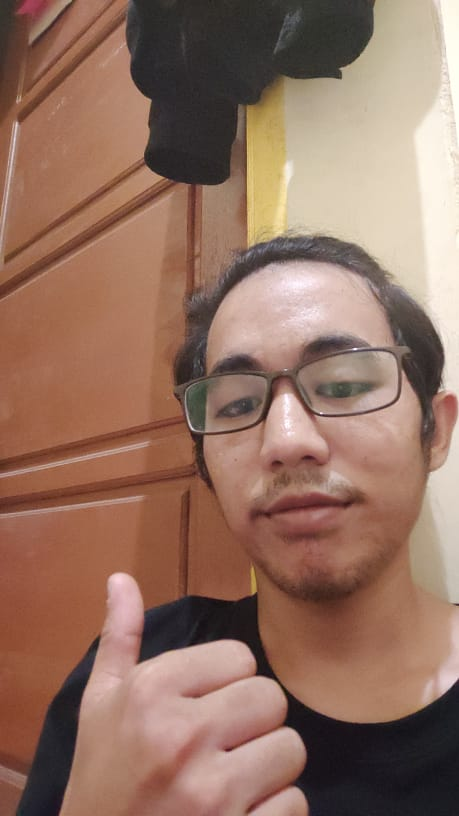
#> input picture usama1.jpeg, 459 x 816 px
$ python Morfologi.py
#> lines starting #> are read from the running program, lines starting #| are printed output that depends on the picture
import cv2 as cv2
import numpy as np
# import matplotlib.pyplot as plt

# Original
img = cv2.imread("usama1.jpeg")
#> img is the input picture: shape (816, 459, 3); mean B, G, R 97.6, 113.6, 147.9
imo = cv2.resize(img, (560, 340))
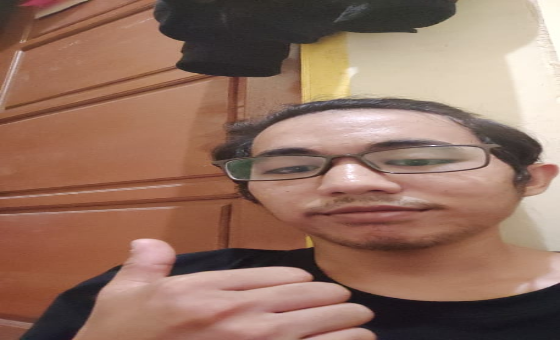
#> imo: shape (340, 560, 3); mean B, G, R 97.5, 113.5, 147.9
cv2.imshow("Original", imo)
cv2.waitKey(0)
kernel= np.ones((5,5),np.uint8)

# Erosion
erosion = cv2.erode(imo,kernel,iterations = 1)
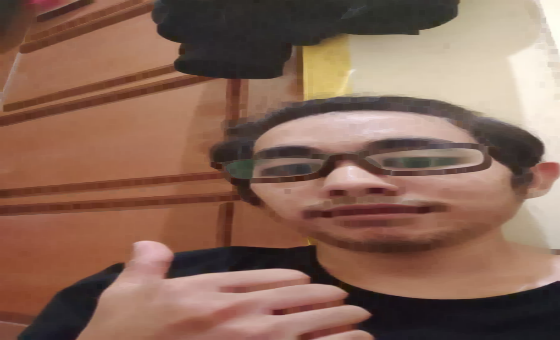
#> erosion: shape (340, 560, 3); mean B, G, R 86.9, 102.5, 136.4
# ime = cv2.resize(img, (560, 340))
cv2.imshow("Erosion", erosion)
cv2.waitKey(0)

# Dilation
dilation = cv2.dilate(imo,kernel,iterations = 1)
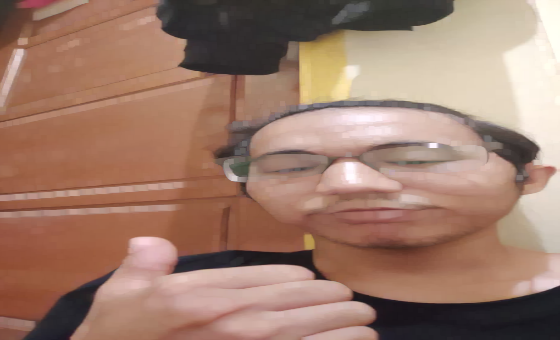
#> dilation: shape (340, 560, 3); mean B, G, R 108, 124.2, 158.6
cv2.imshow("Dilasi", dilation)
cv2.waitKey(0)

# Opening
kernel1 = np.ones((3,3),np.uint8)
opening = cv2.morphologyEx(imo, cv2.MORPH_OPEN, kernel1)
cv2.imshow('opening', opening)
cv2.waitKey(0)

# Closing
closing = cv2.morphologyEx(imo, cv2.MORPH_CLOSE, kernel)
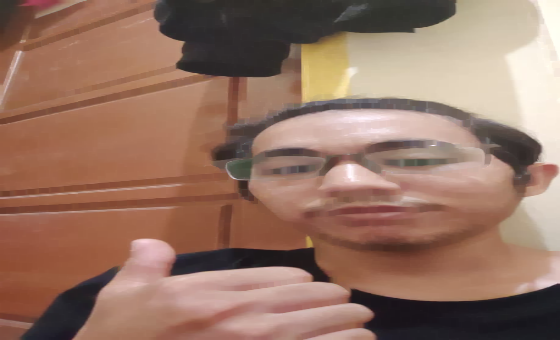
#> closing: shape (340, 560, 3); mean B, G, R 99.8, 115.8, 150.3
cv2.imshow("Closing", closing)
cv2.waitKey(0)

# Gradient
gradient = cv2.morphologyEx(imo, cv2.MORPH_GRADIENT, kernel)
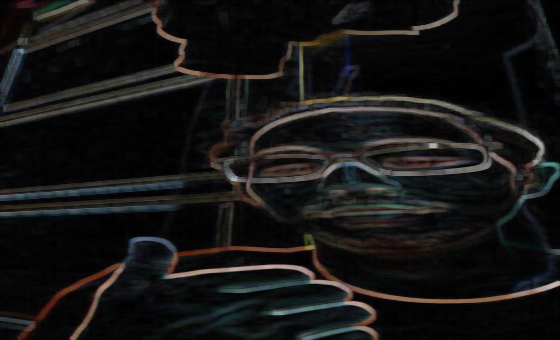
#> gradient: shape (340, 560, 3); mean B, G, R 21.1, 21.7, 22.2
cv2.imshow("Gradient", gradient)
cv2.waitKey(0)

$ run again, with usama2.jpeg copied over usama1.jpeg
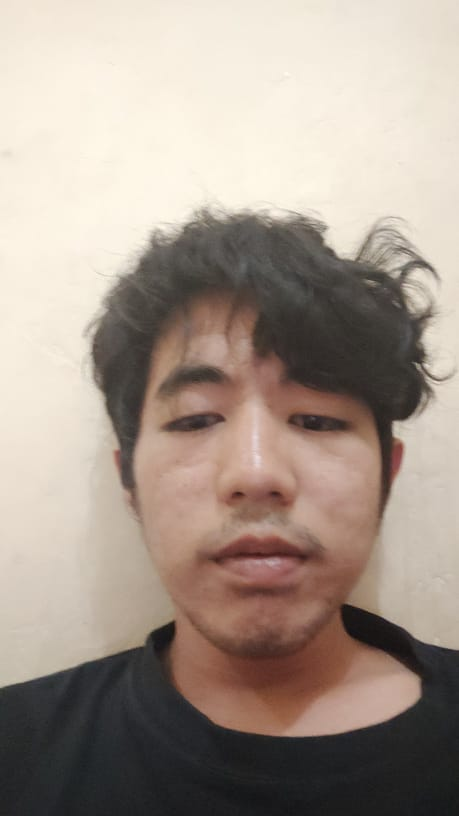
#> input picture usama2.jpeg, 459 x 816 px
#> img is the input picture: shape (816, 459, 3); mean B, G, R 141.1, 152.1, 166.1
#> `dilation = cv2.dilate(imo,kernel,iterations = 1)`:
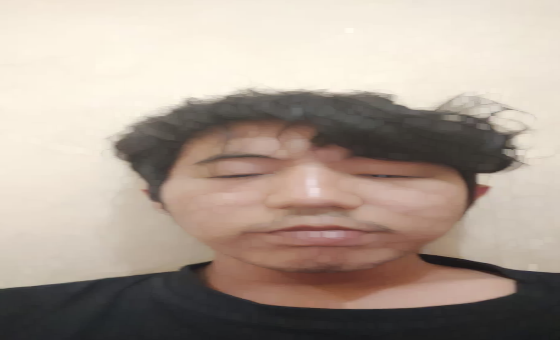
#> dilation: shape (340, 560, 3); mean B, G, R 147.5, 158.8, 173
#> `gradient = cv2.morphologyEx(imo, cv2.MORPH_GRADIENT, kernel)`:
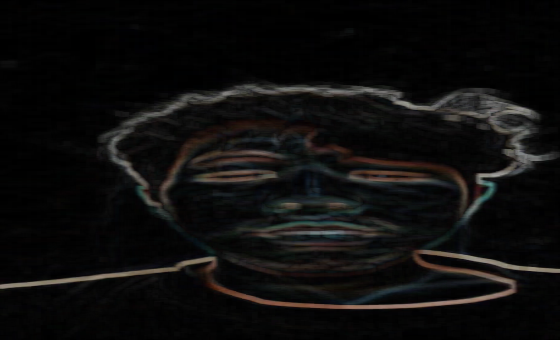
#> gradient: shape (340, 560, 3); mean B, G, R 13.1, 13.6, 14.3
